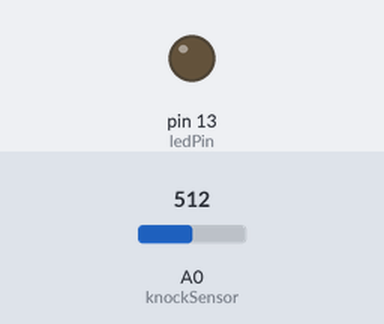
The sketch below on a simulated Arduino Uno, built with avr-gcc and run on an emulated ATmega328P. Parts: output pins drawn as LEDs (lit = HIGH). Dashed ring = blinking. The inputs (shaded band) are chosen by the test bench; at power-on: A0 (knockSensor) = 512.

Above: at 1.2 s.
1.3 s: A0 (knockSensor) set to 528
At 1.51 s:
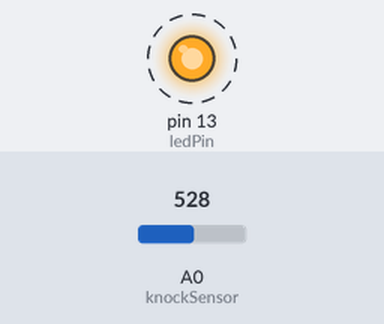
4.3 s: A0 (knockSensor) set to 3
7.3 s: A0 (knockSensor) set to 0
At 7.3 s:
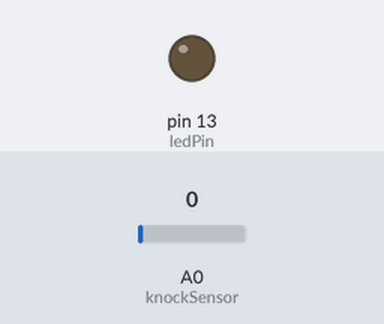
8.8 s: A0 (knockSensor) set to 60
At 9.01 s:
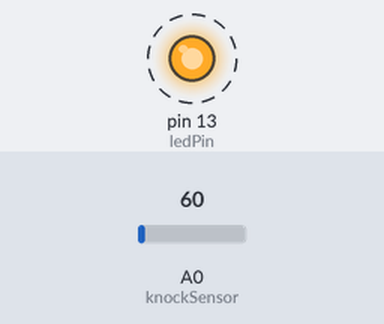
Timing chart, 0 to 12.8 s (numbered marks = the images above; inputs shaded):
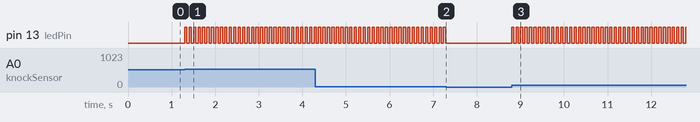

Measured:
- the behaviour switches between 513 and 514 on A0 (knockSensor) (found by bisection; images 0 and 1)
- the behaviour switches between 2 and 1 on A0 (knockSensor) (found by bisection; images 1 and 2)
- after the input at 1.3 s, pin 13 (ledPin): alternates HIGH for 0.05 s and LOW for 0.05 s, starting at once
- after the input at 7.3 s, pin 13 (ledPin): stops changing and stays LOW
- after the input at 8.8 s, pin 13 (ledPin): alternates HIGH for 0.05 s and LOW for 0.05 s, starting at once

The sketch:

knock_sensor.ino
```cpp
/* Knock Sensor
 * ----------------
 *
 * Program using a Piezo element as if it was a knock sensor.
 *
 * We have to basically listen to an analog pin and detect
 * if the signal goes over a certain threshold. It writes
 * "knock" to the serial port if the Threshold is crossed,
 * and toggles the LED on pin 13.
 *
 * (cleft) 2005 D. Cuartielles for K3
 * edited by Scott Fitzgerald 14 April 2013
 * edited by Akshay Dewan 31 May 2013
 */

int ledPin = 13;
int knockSensor = 0;
byte val = 0;
int statePin = LOW;
int THRESHOLD = 2;
int DEBOUNCE_THRESHOLD = 50;
long prevStateChange = 0;

void setup() {
 pinMode(ledPin, OUTPUT);
// Serial.begin(9600);
}

void loop() {
  val = analogRead(knockSensor);
  //Serial.println(val);
  if (val >= THRESHOLD && millis() - prevStateChange > DEBOUNCE_THRESHOLD) {
    statePin = !statePin;
    digitalWrite(ledPin, statePin);
    //Serial.println("Knock!");
    prevStateChange = millis();
  }
  //delay(100);  // we have to make a delay to avoid overloading the serial port
}
```
